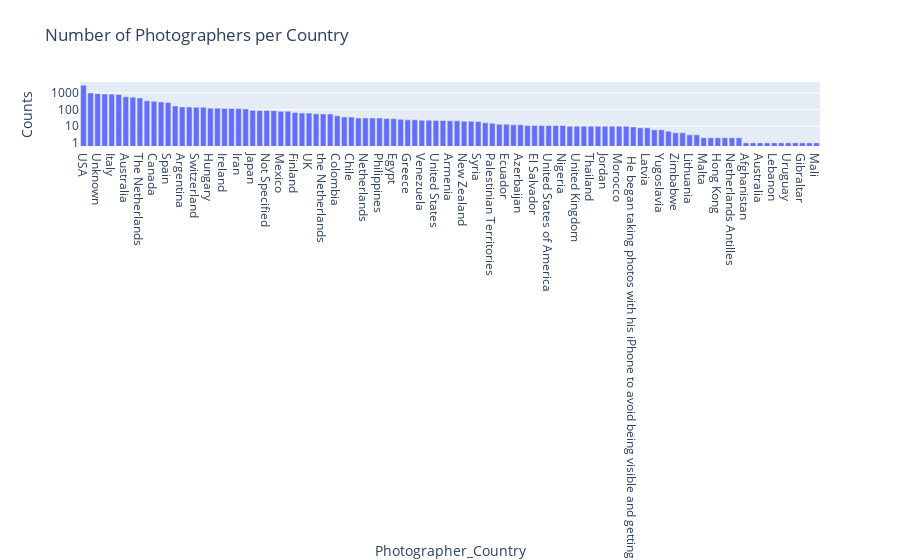

Write notebook code for a chart like this one.
### Code cell
import plotly.express as px

#Group the "Photographer_Country" column and count the number of each country
grouped_df = merged_df.groupby('Photographer_Country').size().reset_index(name='Counts')
sorted_df = grouped_df.sort_values(by='Counts', ascending=False)
sorted_df = sorted_df[sorted_df['Counts'] > 0]
print(sorted_df)

fig = px.bar(sorted_df, x='Photographer_Country', y='Counts', title='Number of Photographers per Country')
fig.update_yaxes(type='log')
fig.show()

### Figure 1 — Plotly figure (JSON) as saved in the notebook; plotly's stock layout.template omitted (floating-point values rounded to 4 significant figures)
{"data": [{"alignmentgroup": "True", "hovertemplate": "Photographer_Country=%{x}<br>Counts=%{y}<extra></extra>", "legendgroup": "", "marker": {"color": "#636efa", "pattern": {"shape": ""}}, "name": "", "offsetgroup": "", "orientation": "v", "showlegend": false, "textposition": "auto", "type": "bar", "x": ["USA", "France", "Unknown", "Germany", "Italy", "United Kingdom", "Australia", "Russia", "The Netherlands", "Denmark", "Canada", "South Africa", "Spain", "Poland", "Argentina", "China", "Switzerland", "Belgium", "Hungary", "Brazil", "Ireland", "Czech Republic", "Iran", "Sweden", "Japan", "United States", "Not Specified", "India", "Mexico", "Norway", "Finland", "Peru", "UK", "Israel", "the Netherlands", "Bangladesh", "Colombia", "Cuba", "Chile", "Bosnia and Herzegovina", "Netherlands", "He studied journalism in Stavropol, Russia and began his photographic career working for The North Caucasus newspaper. For ten years he was a staff photographer for Kommersant publishing house and since 2009 for international news agency Rossiya Segodnya.", "Philippines", "Austria", "Egypt", "Slovenia", "Greece", "Serbia", "Venezuela", "Portugal", "United States ", "Indonesia", "Armenia", "Ethiopia", "New Zealand", "South Korea", "Syria", "Turkey", "Palestinian Territories", "Netherlands, The", "Ecuador", "Soviet Union", "Azerbaijan", "Haiti", "El Salvador", "Belarus", "United States of America", "Ukraine", "Nigeria", "Most of her long-term projects focus on the aftermath of loss. Having experienced loss herself, she aims to draw attention to the issues people face when dealing with it.", "United Kingdom ", "Luxembourg", "Thailand", "Turkey ", "Jordan", "Vietnam", "Morocco", "Namibia", "\tHe began taking photos with his iPhone to avoid being visible and getting arrested. Later, he started using his ordinary digital camera and worked on developing his skill in the field as he had no formal photojournalism training.", "Bolivia", "Latvia", "Bulgaria", "Yugoslavia", "Somalia", "Zimbabwe", "Kenya", "Lithuania", "Malaysia", "Malta", "Algeria", "Hong Kong", "Myanmar", "Netherlands Antilles", "Puerto Rico", "Afghanistan", "Monaco", "Australia ", "The Philippines", "Lebanon", "Pakistan", "Uruguay", "Palestine", "Gibraltar", "Sudan", "Mali"], "xaxis": "x", "y": [2908, 1003, 894, 848, 843, 808, 580, 551, 498, 334, 314, 287, 269, 165, 144, 140, 138, 138, 121, 121, 116, 115, 114, 108, 90, 89, 89, 86, 80, 79, 66, 61, 61, 55, 54, 54, 42, 36, 35, 31, 31, 31, 31, 29, 28, 26, 24, 24, 23, 23, 22, 22, 21, 21, 20, 20, 19, 16, 15, 13, 13, 12, 12, 11, 11, 11, 11, 11, 11, 10, 10, 10, 10, 10, 10, 10, 10, 10, 9, 8, 8, 6, 6, 5, 4, 4, 3, 3, 2, 2, 2, 2, 2, 2, 1, 1, 1, 1, 1, 1, 1, 1, 1, 1, 1], "yaxis": "y"}], "layout": {"barmode": "relative", "legend": {"tracegroupgap": 0}, "title": {"text": "Number of Photographers per Country"}, "xaxis": {"anchor": "y", "domain": [0, 1], "title": {"text": "Photographer_Country"}}, "yaxis": {"anchor": "x", "domain": [0, 1], "title": {"text": "Counts"}, "type": "log"}}}
